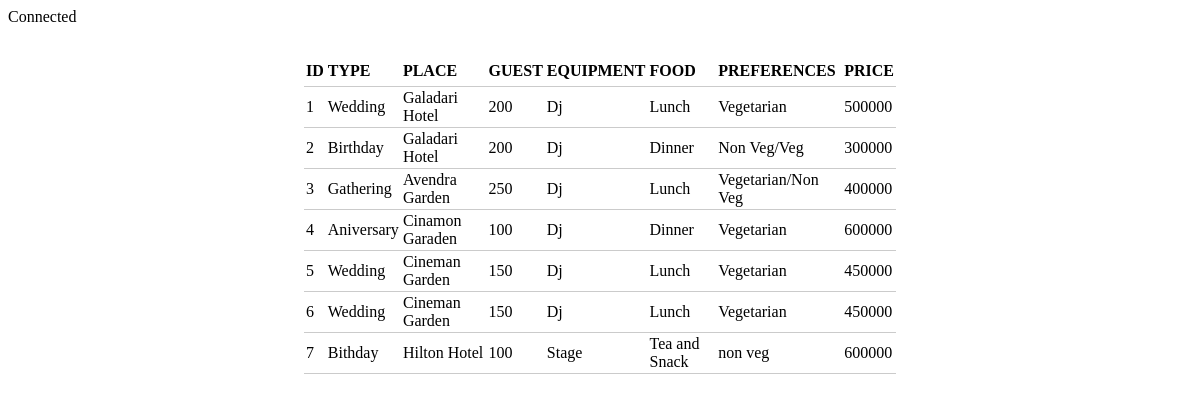
The page /php/booking.php (signed in) on the database its author committed.
### tables this page shows
CREATE TABLE `service` (
  `ser_id` int(5) NOT NULL,
  `type` varchar(20) NOT NULL,
  `place` varchar(20) NOT NULL,
  `guest` varchar(500) NOT NULL,
  `equipment` varchar(20) NOT NULL,
  `food` varchar(20) NOT NULL,
  `preferences` varchar(30) NOT NULL,
  `price` varchar(10) NOT NULL
);

### php/booking.php (the view, shortened to what this page needs)
<!DOCTYPE html>
<html>
<head>
	<link rel="stylesheet" type="text/css" href="../css/booking.css">
</head>
<body>
<table>
	<tr>
		<th>ID</th>
		<th>TYPE</th>
		<th>PLACE</th>
		<th>GUEST</th>
		<th>EQUIPMENT</th>
		<th>FOOD</th>
		<th>PREFERENCES</th>
		<th>PRICE</th>
	</tr>
<?php
	$conn = mysqli_connect("localhost","root","","web");
	$sql ="SELECT ser_id,type,place,guest,equipment,food,preferences,price FROM service";
	$result = $conn-> query($sql);
		if ($result-> num_rows > 0) {
			while ($row = $result-> fetch_assoc()){
				echo "<tr><td>". $row["ser_id"]."</td><td>". $row["type"]. "</td><td>".$row["place"]. "</td><td>". $row["guest"]. "</td><td>" .$row["equipment"]. "</td><td>" .$row["food"]. "</td><td>" .$row["preferences"]. "</td><td>" .$row["price"]. "</td></tr>";
			}
			echo "</table>";
		}
		else{
			echo "0 result";
		}
?>
</body>
</html>

### css/booking.css (style rules this page uses)
table { width: 50%; margin: 30px auto; border-collapse: collapse; text-align: left; }
tr { border-bottom: 1px solid #cbcbcb; }
th, td { border: none; height: 30px; padding: 2px; }

### rows shown on the page
service: ser_id "1", type "Wedding", place "Galadari Hotel", guest "200", equipment "Dj", food "Lunch", preferences "Vegetarian", price "500000"
service: ser_id "2", type "Birthday", place "Galadari Hotel", guest "200", equipment "Dj", food "Dinner", preferences "Non Veg/Veg", price "300000"
service: ser_id "3", type "Gathering", place "Avendra Garden", guest "250", equipment "Dj", food "Lunch", preferences "Vegetarian/Non Veg", price "400000"
service: ser_id "4", type "Aniversary", place "Cinamon Garaden", guest "100", equipment "Dj", food "Dinner", preferences "Vegetarian", price "600000"
service: ser_id "5", type "Wedding", place "Cineman Garden", guest "150", equipment "Dj", food "Lunch", preferences "Vegetarian", price "450000"
service: ser_id "6", type "Wedding", place "Cineman Garden", guest "150", equipment "Dj", food "Lunch", preferences "Vegetarian", price "450000"
service: ser_id "7", type "Bithday", place "Hilton Hotel", guest "100", equipment "Stage", food "Tea and Snack", preferences "non veg", price "600000"
